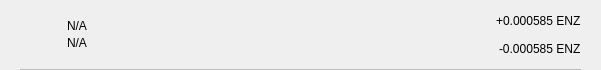
<?xml version="1.0" encoding="UTF-8"?>
<ui version="4.0">
 <class>TxRow</class>
 <widget class="QWidget" name="TxRow">
  <property name="geometry">
   <rect>
    <x>0</x>
    <y>0</y>
    <width>601</width>
    <height>70</height>
   </rect>
  </property>
  <property name="minimumSize">
   <size>
    <width>0</width>
    <height>40</height>
   </size>
  </property>
  <property name="windowTitle">
   <string>Form</string>
  </property>
  <layout class="QVBoxLayout" name="verticalLayout_3">
   <property name="spacing">
    <number>0</number>
   </property>
   <property name="leftMargin">
    <number>0</number>
   </property>
   <property name="topMargin">
    <number>0</number>
   </property>
   <property name="rightMargin">
    <number>0</number>
   </property>
   <property name="bottomMargin">
    <number>0</number>
   </property>
   <item>
    <widget class="QWidget" name="rowContainer" native="true">
     <layout class="QVBoxLayout" name="verticalLayout_2">
      <property name="spacing">
       <number>9</number>
      </property>
      <property name="leftMargin">
       <number>20</number>
      </property>
      <property name="topMargin">
       <number>9</number>
      </property>
      <property name="rightMargin">
       <number>20</number>
      </property>
      <property name="bottomMargin">
       <number>0</number>
      </property>
      <item>
       <widget class="QFrame" name="frame">
        <property name="styleSheet">
         <string notr="true">border:none;</string>
        </property>
        <property name="frameShape">
         <enum>QFrame::StyledPanel</enum>
        </property>
        <property name="frameShadow">
         <enum>QFrame::Raised</enum>
        </property>
        <layout class="QHBoxLayout" name="horizontalLayout" stretch="0,2,0">
         <property name="leftMargin">
          <number>0</number>
         </property>
         <property name="topMargin">
          <number>0</number>
         </property>
         <property name="rightMargin">
          <number>0</number>
         </property>
         <property name="bottomMargin">
          <number>0</number>
         </property>
         <item>
          <widget class="QPushButton" name="icon">
           <property name="focusPolicy">
            <enum>Qt::NoFocus</enum>
           </property>
           <property name="styleSheet">
            <string notr="true">border:none;</string>
           </property>
           <property name="text">
            <string/>
           </property>
           <property name="iconSize">
            <size>
             <width>28</width>
             <height>28</height>
            </size>
           </property>
          </widget>
         </item>
         <item>
          <layout class="QVBoxLayout" name="verticalLayout">
           <property name="spacing">
            <number>3</number>
           </property>
           <property name="leftMargin">
            <number>9</number>
           </property>
           <item>
            <widget class="QLabel" name="lblAddress">
             <property name="styleSheet">
              <string notr="true"/>
             </property>
             <property name="text">
              <string notr="true">N/A</string>
             </property>
             <property name="alignment">
              <set>Qt::AlignBottom|Qt::AlignLeading|Qt::AlignLeft</set>
             </property>
            </widget>
           </item>
           <item>
            <widget class="QLabel" name="lblDate">
             <property name="styleSheet">
              <string notr="true"/>
             </property>
             <property name="text">
              <string notr="true">N/A</string>
             </property>
             <property name="alignment">
              <set>Qt::AlignLeading|Qt::AlignLeft|Qt::AlignTop</set>
             </property>
            </widget>
           </item>
          </layout>
         </item>
         <item>
          <widget class="QWidget" name="containerAmounts" native="true">
           <property name="minimumSize">
            <size>
             <width>80</width>
             <height>0</height>
            </size>
           </property>
           <layout class="QVBoxLayout" name="verticalLayout_4">
            <property name="leftMargin">
             <number>0</number>
            </property>
            <property name="topMargin">
             <number>0</number>
            </property>
            <property name="rightMargin">
             <number>0</number>
            </property>
            <property name="bottomMargin">
             <number>0</number>
            </property>
            <item alignment="Qt::AlignRight">
             <widget class="QLabel" name="lblAmountTop">
              <property name="styleSheet">
               <string notr="true"/>
              </property>
              <property name="text">
               <string>+0.000585 ENZ</string>
              </property>
             </widget>
            </item>
            <item alignment="Qt::AlignRight">
             <widget class="QLabel" name="lblAmountBottom">
              <property name="styleSheet">
               <string notr="true"/>
              </property>
              <property name="text">
               <string>-0.000585 ENZ</string>
              </property>
             </widget>
            </item>
           </layout>
          </widget>
         </item>
        </layout>
       </widget>
      </item>
      <item>
       <widget class="QLabel" name="lblDivisory">
        <property name="minimumSize">
         <size>
          <width>0</width>
          <height>1</height>
         </size>
        </property>
        <property name="maximumSize">
         <size>
          <width>16777215</width>
          <height>1</height>
         </size>
        </property>
        <property name="styleSheet">
         <string notr="true">background-color:#bababa;</string>
        </property>
        <property name="text">
         <string/>
        </property>
        <property name="alignment">
         <set>Qt::AlignBottom|Qt::AlignLeading|Qt::AlignLeft</set>
        </property>
       </widget>
      </item>
     </layout>
    </widget>
   </item>
  </layout>
 </widget>
 <resources/>
 <connections/>
</ui>
